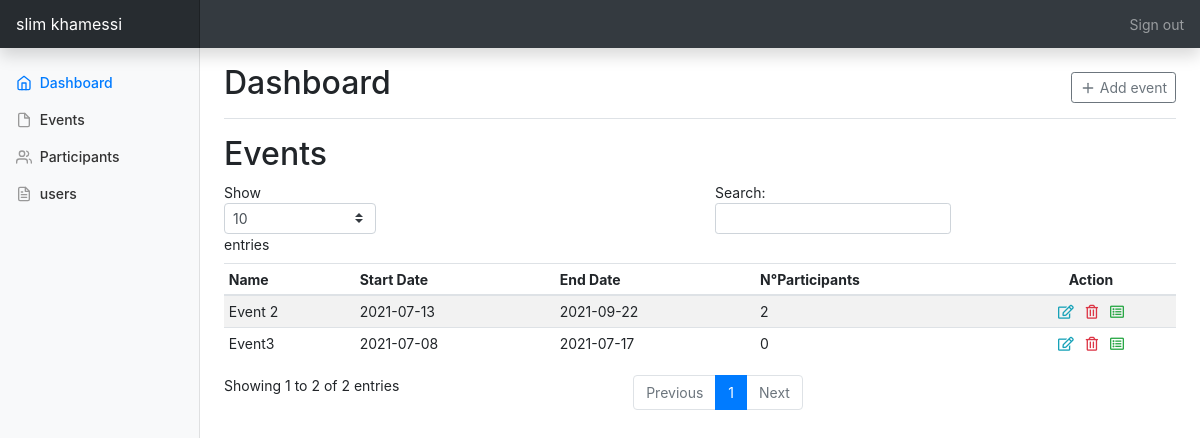
Screenshot of /dashboard.php (signed in) with the database file from the repository.
### tables this page shows
CREATE TABLE IF NOT EXISTS `events` (
  `id` int NOT NULL AUTO_INCREMENT,
  `name` varchar(50) NOT NULL,
  `start_date` date NOT NULL,
  `end_date` date NOT NULL,
  PRIMARY KEY (`id`)
);

### functions.php (called while the page is built, shortened)
<?php
    function nb_part($id){
        global  $db;
        $sql = $db->query("SELECT * FROM participant_event WHERE id_event = '$id'");
        $count = $sql->num_rows;
        return $count;
    }

### dashboard.php (the view, shortened to what this page needs)
<?php
    include 'db.php';
    include 'functions.php';
    $events = $db->query("select * from events order by start_date DESC");
?>
<?php include 'header.php'?>
        <main role="main" class="col-md-9 ml-sm-auto col-lg-10 px-md-4">
            <div class="d-flex justify-content-between flex-wrap flex-md-nowrap align-items-center pt-3 pb-2 mb-3 border-bottom">
                <h1 class="h2">Dashboard</h1>
                <div class="btn-toolbar mb-2 mb-md-0">
                    <a href="addEvent.php" type="button" class="btn btn-sm btn-outline-secondary">
                        <span data-feather="plus"></span>
                        Add event
                    </a>
                </div>
            </div>
            <h2>Events</h2>
            <div>
                <table class="table table-striped table-sm" id="events" width="100%" >
                    <thead>
                    <tr>
                        <th>Name</th>
                        <th>Start Date</th>
                        <th>End Date</th>
                        <th>N°Participants</th>
                        <th class="text-center">Action</th>
                    </tr>
                    </thead>
                    <tbody>
                    <?php while($row = $events->fetch_object()) {
                        ?>
                        <tr  role="button" onclick="location.href = 'showEvent.php?id=<?=$row->id?>'">
                            <td><?=$row->name?></td>
                            <td><?=$row->start_date?></td>
                            <td><?=$row->end_date?></td>
                            <td><?=nb_part($row->id)?>
                            </td>
                            <td class="text-center">
                                <?php if($_SESSION['role']==1){ ?>
                                <a href="editEvent.php?id=<?=$row->id?>"><i class="far fa-edit mr-2 text-info"></i></a>
                                <a href="?id=<?=$row->id?>" onclick="return confirm('Are you sure you want to delete this item?');"> <i class="far fa-trash-alt text-danger mr-2"></i></a>
                                <?php }?>
                                <a href="showEvent.php?id=<?=$row->id?>"><i class="far fa-list-alt text-success"></i></a>
                            </td>
                        </tr>
                    <?php } ?>
                    </tbody>
                </table>
            </div>
        </main>
<?php include 'footer.php'?>

### assets/css/dashboard.css (style rules this page uses)
body { font-size: .875rem; }
.feather { width: 16px; height: 16px; vertical-align: text-bottom; }

### rows the page displays
events: name "Event 2", start_date "2021-07-13", end_date "2021-09-22", id "2"
events: name "Event3", start_date "2021-07-08", end_date "2021-07-17", id "0"

### other values shown
$_SESSION['username'] "slim khamessi"
